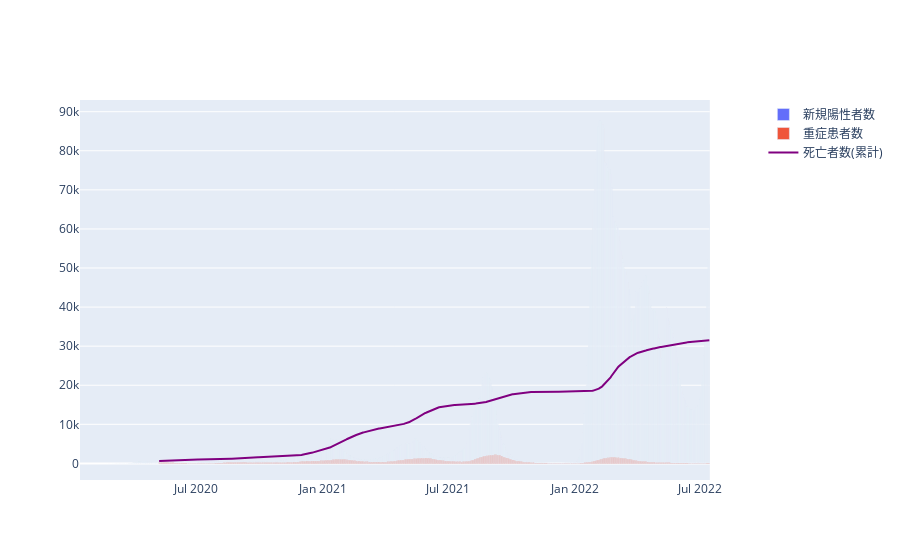

The notebook cell saved with this chart:
### Code cell
fig= make_subplots(specs=[[{"secondary_y": True}]])

fig.add_trace(go.Bar(x=df01.index, y=df01["ALL"], name="新規陽性者数", width = 1,base=dict(color="blue")))
fig.add_trace(go.Bar(x=df02.index, y=df02["ALL"], name="重症患者数", base=dict(color="purple")))
fig.update_layout(barmode='overlay')
fig.add_trace(go.Scatter(x=df03.index, y=df03["ALL"], name="死亡者数(累計)", line=dict(color="purple")))


fig.show()                         
#fig.to_html(include_plotlyjs='cdn',full_html=False).encode().decode('unicode-escape')

### Figure 1 — Plotly figure (JSON) as saved in the notebook; plotly's stock layout.template omitted (floating-point values rounded to 4 significant figures; data arrays with more than 128 entries replaced by an {"elided": "..."} marker saying what was removed)
{"data": [{"base": {"color": "blue"}, "name": "新規陽性者数", "type": "bar", "width": 1, "x": {"elided": "911 str values"}, "y": {"elided": "911 float values"}}, {"base": {"color": "purple"}, "name": "重症患者数", "type": "bar", "x": {"elided": "797 str values"}, "y": {"elided": "797 float values"}}, {"line": {"color": "purple"}, "name": "死亡者数(累計)", "type": "scatter", "x": {"elided": "797 str values"}, "y": {"elided": "797 int values"}}], "layout": {"barmode": "overlay", "xaxis": {"anchor": "y", "domain": [0, 0.94]}, "yaxis": {"anchor": "x", "domain": [0, 1]}, "yaxis2": {"anchor": "x", "overlaying": "y", "side": "right"}}}
